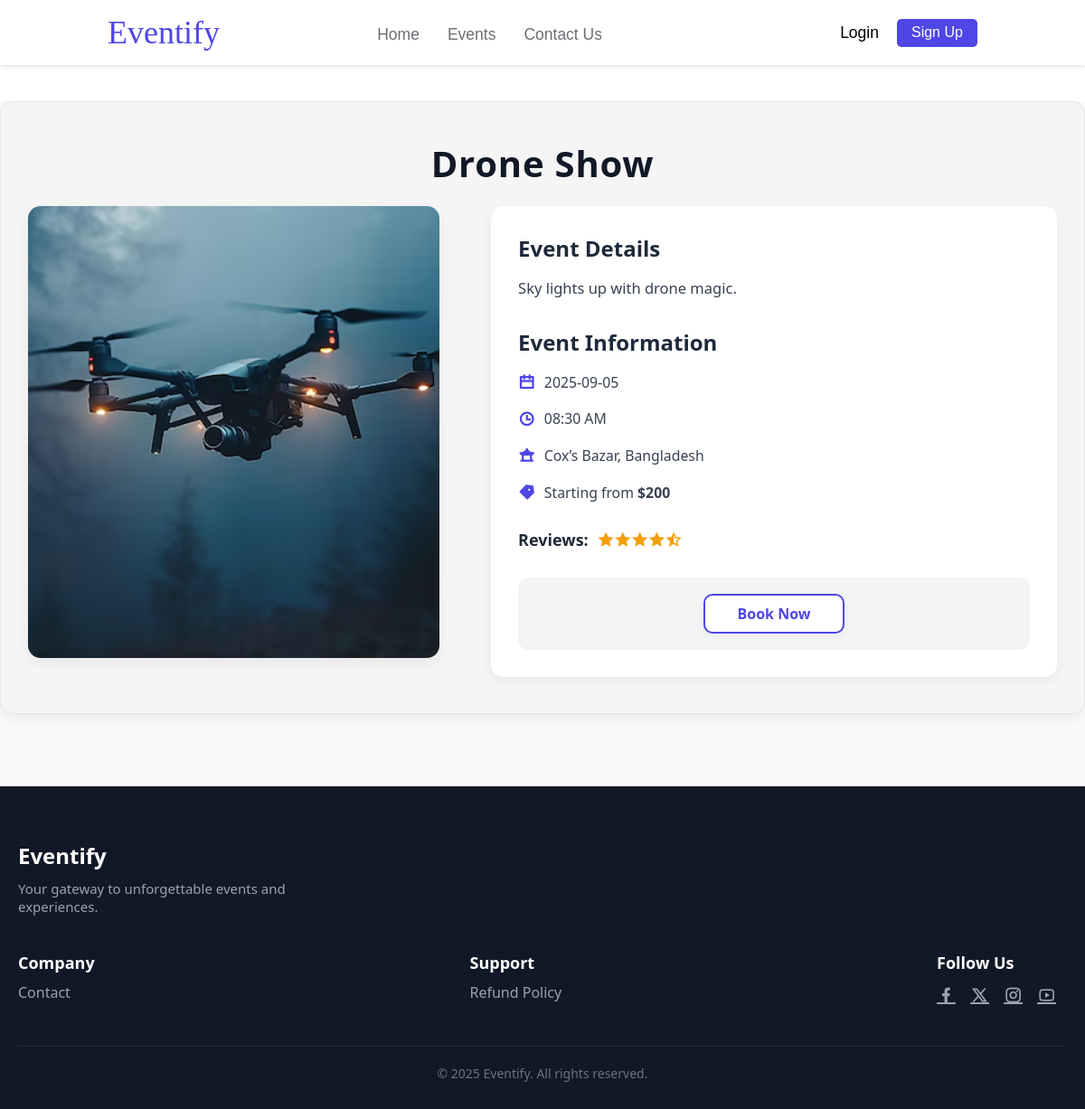
Page /View/EventDetails.php?id=31 on the committed database.
### tables this page shows
CREATE TABLE `events` (
  `E_ID` int(100) NOT NULL,
  `E_Name` varchar(100) NOT NULL,
  `E_Location` varchar(100) NOT NULL,
  `E_Date` date NOT NULL,
  `E_Time` time(6) NOT NULL,
  `E_Description` text NOT NULL,
  `E_Category` varchar(20) NOT NULL,
  `E.Price` int(100) NOT NULL,
  `short_description` varchar(100) NOT NULL,
  `Thumbnail` varchar(255) DEFAULT NULL
);

### View/EventDetails.php (the view, shortened to what this page needs)
<?php
include("../Model/DataBase.php");
$sql = "select * from events where E_ID='{$_GET["id"]}'";
$result = mysqli_query($conn, $sql);
$row = mysqli_fetch_array($result);
?>
<!DOCTYPE html>
<html lang="en">
<head>
  <link rel="stylesheet" href="../Asset/CSS/Style_EventDetails.css" />
  <link
    href="https://cdn.jsdelivr.net/npm/remixicon@4.5.0/fonts/remixicon.css"
    rel="stylesheet" />
</head>
<body>
  <?php
  include("./Header.php");
  ?>
  <main>
    <section id="EventDetails">
      <div id="EventDetailsHeader">
        <h1><?php echo $row["E_Name"]; ?></h1>
      </div>
      <div id="EventBannerAndDetails">
        <div id="EventBanner">
          <img src="../Asset/Image/<?php echo $row['Thumbnail']; ?>" alt="Event Thumbnail">
        </div>
        <div id="EventContentDetails">
          <h2>Event Details</h2>
          <p>
            <?php
            echo $row["E_Description"];
            ?>
          </p>
          <h3>Event Information</h3>
          <ul>
            <li>
              <strong><i class="ri-calendar-line"></i></strong> <?php echo $row["E_Date"]; ?>
            </li>
            <li>
              <strong><i class="ri-time-line"></i></strong> <?php echo date("h:i A", strtotime($row["E_Time"])); ?>
            </li>
            <li>
              <strong><i class="ri-ancient-pavilion-fill"></i></strong>
              <?php
              echo $row["E_Location"];
              ?>
            </li>
            <li>
              <strong><i class="ri-price-tag-3-fill"></i></strong> Starting
              from
              <strong>&nbsp;$<?php echo $row["E.Price"]; ?></strong>
            </li>
          </ul>
          <div id="Stars">
            <span>Reviews:</span>
            <i class="ri-star-fill"></i>
            <i class="ri-star-fill"></i>
            <i class="ri-star-fill"></i>
            <i class="ri-star-fill"></i>
            <i class="ri-star-half-fill"></i>
          </div>
          <div id="CartAndBookNow_Btn_Container">
            <a id="BookNowBTN" href="ticketType.php">Book Now</a>
          </div>
        </div>
      </div>
    </section>
  </main>
  <?php
  include("../View/Footer.php");
  ?>
</body>
</html>

### Asset/CSS/Style_EventDetails.css (style rules this page uses)
* { margin: 0; padding: 0; }
html { scroll-behavior: smooth; }
main { font-family: ui-sans-serif, system-ui, -apple-system, BlinkMacSystemFont, "Segoe UI", Roboto, "Helvetica Neue", Arial, "Noto Sans", sans-serif, "Apple Color Emoji", "Segoe UI Emoji", "Segoe UI Symbol", "Noto Color Emoji"; background-color: #f9fafb; padding-bottom: 40px; }
#EventDetails { background-color: #f5f5f5; padding: 40px 30px; box-shadow: 0 6px 14px rgba(0, 0, 0, 0.06); border: 1px solid #e5e7eb; border-radius: 14px; max-width: 1200px; margin: 40px auto; }
#EventDetailsHeader { padding-bottom: 20px; text-align: center; }
#EventDetailsHeader h1 { font-size: 40px; font-weight: 700; color: #111827; letter-spacing: 0.8px; margin: 0 auto; max-width: 800px; }
#EventBannerAndDetails { display: grid; grid-template-columns: 40% 55%; gap: 5%; align-items: start; }
#EventBanner { height: 500px; border-radius: 14px; overflow: hidden; box-shadow: 0 5px 15px rgba(0, 0, 0, 0.06); }
#EventBanner img { width: 100%; height: 100%; object-fit: cover; transition: transform 0.3s ease; }
#EventContentDetails { padding: 30px; background-color: #fff; border-radius: 14px; box-shadow: 0 5px 14px rgba(0, 0, 0, 0.05); }
#EventContentDetails h2, #EventContentDetails h3 { margin-bottom: 14px; color: #1e293b; font-size: 24px; font-weight: 600; }
#EventContentDetails p { font-size: 16.5px; line-height: 1.75; color: #374151; margin-bottom: 28px; }
#EventContentDetails ul { padding-left: 0; margin-bottom: 20px; }
#EventContentDetails ul li { list-style: none; font-size: 15.8px; color: #374151; margin-bottom: 12px; display: flex; align-items: center; line-height: 1.6; }
#EventContentDetails li i { color: #4f46e5; margin-right: 10px; font-size: 18px; flex-shrink: 0; }
#Stars { margin-top: 25px; margin-bottom: 30px; font-size: 18px; color: #f59e0b; display: flex; align-items: center; }
#Stars span { margin-right: 10px; font-weight: 600; color: #1f2937; }
#CartAndBookNow_Btn_Container { display: flex; justify-content: center; align-items: center; gap: 24px; padding: 18px; border-radius: 12px; background-color: #f3f4f6; }
#BookNowBTN, #AddToCartBtn { text-decoration: none; padding: 12px 36px; border-radius: 10px; font-size: 16px; font-family: "Segoe UI", Tahoma, Geneva, Verdana, sans-serif; font-weight: 600; cursor: pointer; height: 16px; display: flex; justify-content: center; align-items: center; transition: all 0.3s ease; box-shadow: 0 2px 8px rgba(0, 0, 0, 0.05); }
#BookNowBTN { background-color: white; color: #4f46e5; border: 2px solid #4f46e5; }

### rows in the picture
events: E_Name "Drone Show", Thumbnail (picture), E_Description "Sky lights up with drone magic.", E_Date "2025-09-05", E_Time "08:30 AM", E_Location "Cox’s Bazar, Bangladesh", Price "200"
